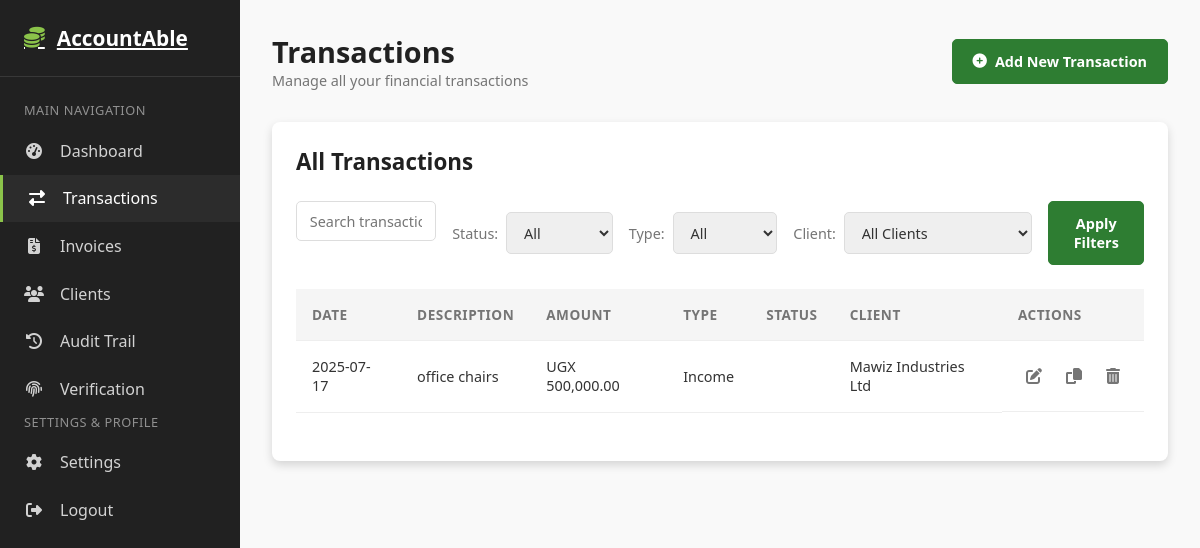
The page /Transactions.php (signed in) on the database its author committed.
### tables this page shows
CREATE TABLE IF NOT EXISTS `transactions` (
  `transaction_id` int NOT NULL AUTO_INCREMENT,
  `user_id` int NOT NULL,
  `client_id` int DEFAULT NULL,
  `transaction_date` date NOT NULL,
  `description` text,
  `category` varchar(100) DEFAULT NULL,
  `amount` decimal(18,2) NOT NULL,
  `currency` varchar(10) NOT NULL,
  `transaction_type` enum('Income','Expense','Transfer') NOT NULL,
  `blockchain_status` enum('Verified','Pending','Failed') DEFAULT 'Pending',
  `blockchain_hash` varchar(255) DEFAULT NULL,
  `created_at` timestamp NULL DEFAULT CURRENT_TIMESTAMP,
  `updated_at` timestamp NULL DEFAULT CURRENT_TIMESTAMP ON UPDATE CURRENT_TIMESTAMP,
  PRIMARY KEY (`transaction_id`),
  UNIQUE KEY `blockchain_hash` (`blockchain_hash`(191)),
  KEY `client_id` (`client_id`),
  KEY `idx_transactions_user_id` (`user_id`),
  KEY `idx_transactions_date` (`transaction_date`)
);

CREATE TABLE IF NOT EXISTS `clients` (
  `client_id` int NOT NULL AUTO_INCREMENT,
  `user_id` int NOT NULL,
  `client_name` varchar(255) NOT NULL,
  `contact_person` varchar(255) DEFAULT NULL,
  `email` varchar(255) DEFAULT NULL,
  `phone_number` varchar(50) DEFAULT NULL,
  `address` text,
  `total_value` decimal(18,2) DEFAULT '0.00',
  `last_activity` timestamp NULL DEFAULT NULL,
  `status` enum('Active','Inactive') DEFAULT 'Active',
  `client_type` enum('Premium','Standard') DEFAULT 'Standard',
  `created_at` timestamp NULL DEFAULT CURRENT_TIMESTAMP,
  `updated_at` timestamp NULL DEFAULT CURRENT_TIMESTAMP ON UPDATE CURRENT_TIMESTAMP,
  PRIMARY KEY (`client_id`),
  KEY `idx_clients_user_id` (`user_id`)
);

### Transactions.php (the view, shortened to what this page needs)
<?php
require_once 'db_connect.php';
class Transaction {
    private $pdo;
    public function __construct(PDO $pdo) {
        $this->pdo = $pdo;
    }
    public function getTransactions(
        $userId,
        $limit = 10,
        $offset = 0,
        $searchTerm = '',
        $statusFilter = '',
        $typeFilter = '',
        $clientFilter = 0
    ) {
        $entries = [];
        $total = 0;
        try {
            $sql = "SELECT t.*, c.client_name
                    FROM Transactions t
                    LEFT JOIN Clients c ON t.client_id = c.client_id
                    WHERE t.user_id = :user_id";
            $params = [':user_id' => $userId];
            $countSql = "SELECT COUNT(*) FROM (" . $sql . ") AS subquery";
            $countStmt = $this->pdo->prepare($countSql);
            $countStmt->execute($params);
            $total = $countStmt->fetchColumn();
            $sql .= " ORDER BY t.transaction_date DESC, t.created_at DESC LIMIT :limit OFFSET :offset";
            $params[':limit'] = $limit;
            $params[':offset'] = $offset;
            $stmt = $this->pdo->prepare($sql);
            $stmt->execute($params);
            $entries = $stmt->fetchAll();
        } catch (PDOException $e) {
            error_log("Error fetching transactions: " . $e->getMessage());
        }
        return ['entries' => $entries, 'total' => $total];
    }
}
$transactionHandler = new Transaction($pdo);
$userId = $_SESSION['user_id'];
$transactions_per_page = 10;
$current_page = isset($_GET['page']) ? (int)$_GET['page'] : 1;
$offset = ($current_page - 1) * $transactions_per_page;
$search_term = trim($_GET['search'] ?? '');
$status_filter = trim($_GET['status'] ?? '');
$type_filter = trim($_GET['type'] ?? '');
$client_filter = isset($_GET['client']) ? (int)$_GET['client'] : 0;
$transactionData = $transactionHandler->getTransactions(
    $userId,
    $transactions_per_page,
    $offset,
    $search_term,
    $status_filter,
    $type_filter,
    $client_filter
);
$transactions = $transactionData['entries'];
?>
<!DOCTYPE html>
<html lang="en">
<head>
    <link rel="stylesheet" href="https://cdnjs.cloudflare.com/ajax/libs/font-awesome/6.4.0/css/all.min.css">
</head>
<body>
    <aside class="sidebar">
        <div class="sidebar-header">
            <a href="udashboard.php" class="logo">
                <i class="fas fa-coins"></i> AccountAble
            </a>
        </div>
        <nav class="nav-menu">
            <div class="menu-title">Main Navigation</div>
            <a href="udashboard.php" class="nav-item">
                <i class="fas fa-tachometer-alt"></i> Dashboard
            </a>
            <a href="Transactions.php" class="nav-item active">
                <i class="fas fa-exchange-alt"></i> Transactions
            </a>
            <a href="invoices.php" class="nav-item">
                <i class="fas fa-file-invoice-dollar"></i> Invoices
            </a>
            <a href="client.php" class="nav-item">
                <i class="fas fa-users"></i> Clients
            </a>
            <a href="Audit-Trail.php" class="nav-item">
                <i class="fas fa-history"></i> Audit Trail
            </a>
            <a href="Verification.php" class="nav-item">
                <i class="fas fa-fingerprint"></i> Verification
            </a>
            <div class="menu-title">Settings & Profile</div>
            <a href="settings.php" class="nav-item">
                <i class="fas fa-cog"></i> Settings
            </a>
            <a href="Logout.php" class="nav-item">
                <i class="fas fa-sign-out-alt"></i> Logout
            </a>
        </nav>
    </aside>
    <main class="main-content">
        <header class="dashboard-header">
            <div class="page-title">
                <h1>Transactions</h1>
                <p>Manage all your financial transactions</p>
            </div>
            <div class="header-actions">
                <button class="btn btn-primary" id="addTransactionBtn">
                    <i class="fas fa-plus-circle"></i> Add New Transaction
                </button>
            </div>
        </header>
        <div class="transactions-card">
            <div class="card-header">
                <h2>All Transactions</h2>
            </div>
            <div class="filters">
                <form action="Transactions.php" method="GET" class="filter-form" style="display: flex; gap: 1rem; width: 100%;">
                    <div class="search-bar">
                        <input type="text" name="search" placeholder="Search transactions..." value="<?php echo htmlspecialchars($search_term); ?>">
                    </div>
                    <div class="filter-group">
                        <label for="status-filter">Status:</label>
                        <select id="status-filter" name="status" onchange="this.form.submit()">
                            <option value="">All</option>
                        </select>
                    </div>
                    <div class="filter-group">
                        <label for="type-filter">Type:</label>
                        <select id="type-filter" name="type" onchange="this.form.submit()">
                            <option value="">All</option>
                        </select>
                    </div>
                    <div class="filter-group">
                        <label for="client-filter">Client:</label>
                        <select id="client-filter" name="client" onchange="this.form.submit()">
                            <option value="0">All Clients</option>
                        </select>
                    </div>
                    <button type="submit" class="btn btn-primary">Apply Filters</button>
                </form>
            </div>
            <table class="transactions-table">
                <thead>
                    <tr>
                        <th>Date</th>
                        <th>Description</th>
                        <th>Amount</th>
                        <th>Type</th>
                        <th>Status</th>
                        <th>Client</th>
                        <th>Actions</th>
                    </tr>
                </thead>
                <tbody>
                    <?php if (!empty($transactions)): ?>
                        <?php foreach ($transactions as $transaction): ?>
                            <tr>
                                <td><?php echo htmlspecialchars($transaction['transaction_date']); ?></td>
                                <td><?php echo htmlspecialchars($transaction['description']); ?></td>
                                <td>UGX <?php echo htmlspecialchars(number_format($transaction['amount'], 2)); ?></td>
                                <td><?php echo htmlspecialchars(ucfirst($transaction['transaction_type'])); ?></td>
                                <td>
                                    <span class="status-badge status-<?php echo htmlspecialchars($transaction['blockchain_status']); ?>">
                                    </span>
                                </td>
                                <td><?php echo htmlspecialchars($transaction['client_name'] ? $transaction['client_name'] : 'N/A'); ?></td>
                                <td class="action-btns">
                                    <button class="action-btn view-btn" title="View/Edit" data-id="<?php echo htmlspecialchars($transaction['transaction_id']); ?>">
                                        <i class="fas fa-edit"></i>
                                    </button>
                                    <?php if (!empty($transaction['blockchain_hash'])): ?>
                                        <button class="action-btn copy-hash-btn" title="Copy Blockchain Hash" data-hash="<?php echo htmlspecialchars($transaction['blockchain_hash']); ?>">
                                            <i class="fas fa-copy"></i>
                                        </button>
                                    <?php endif; ?>
                                    <button class="action-btn delete-btn" title="Delete" data-id="<?php echo htmlspecialchars($transaction['transaction_id']); ?>">
                                        <i class="fas fa-trash-alt"></i>
                                    </button>
                                </td>
                            </tr>
                        <?php endforeach; ?>
                    <?php else: ?>
                        <tr>
                            <td colspan="7">No transactions found.</td>
                        </tr>
                    <?php endif; ?>
                </tbody>
            </table>
        </div>
    </main>
</body>
</html>

### Transactions.php (style rules this page uses)
:root { --primary-color: #2e7d32; --primary-dark: #1b5e20; --primary-light: #4caf50; --accent-color: #8bc34a; --dark-color: #212121; --light-color: #f5f5f5; --text-dark: #333333; --text-light: #ffffff; --gray-color: #757575; --success-color: #4caf50; --warning-color: #ff9800; --danger-color: #f44336; --shadow-sm: 0 2px 5px rgba(0,0,0,0.1); --shadow-md: 0 4px 10px rgba(0,0,0,0.15); --shadow-lg: 0 8px 20px rgba(0,0,0,0.2); --transition: all 0.3s ease; }
* { margin: 0; padding: 0; box-sizing: border-box; font-family: 'Segoe UI', 'Roboto', 'Helvetica Neue', sans-serif; }
body { background-color: #f9f9f9; color: var(--text-dark); display: grid; grid-template-columns: 240px 1fr; min-height: 100vh; }
.sidebar { background-color: var(--dark-color); color: var(--text-light); height: 100vh; position: sticky; top: 0; overflow-y: auto; }
.sidebar-header { padding: 1.5rem; border-bottom: 1px solid rgba(255, 255, 255, 0.1); }
.logo { display: flex; align-items: center; font-size: 1.3rem; font-weight: 700; color: var(--text-light); }
.logo i { margin-right: 0.75rem; color: var(--accent-color); }
.nav-menu { padding: 1.5rem 0; }
.menu-title { padding: 0 1.5rem 0.5rem; font-size: 0.8rem; text-transform: uppercase; color: rgba(255, 255, 255, 0.5); letter-spacing: 0.5px; }
.nav-item { display: flex; align-items: center; padding: 0.8rem 1.5rem; color: rgba(255, 255, 255, 0.8); text-decoration: none; transition: var(--transition); cursor: pointer; }
.nav-item i { margin-right: 1rem; width: 20px; text-align: center; }
.nav-item:hover, .nav-item.active { background-color: rgba(255, 255, 255, 0.1); color: var(--text-light); border-left: 3px solid var(--accent-color); }
.nav-item.active { background-color: rgba(255, 255, 255, 0.05); }
.main-content { padding: 2rem; }
.dashboard-header { display: flex; justify-content: space-between; align-items: center; margin-bottom: 2rem; }
.page-title h1 { font-size: 1.8rem; color: var(--dark-color); }
.page-title p { color: var(--gray-color); font-size: 0.9rem; }
.header-actions { display: flex; gap: 1rem; }
.btn { padding: 0.75rem 1.25rem; border-radius: 5px; cursor: pointer; font-size: 0.9rem; font-weight: 600; transition: var(--transition); text-decoration: none; display: inline-flex; align-items: center; justify-content: center; }
.btn i { margin-right: 0.5rem; }
.btn-primary { background-color: var(--primary-color); color: var(--text-light); border: 1px solid var(--primary-color); }
.transactions-card, .add-transaction-card { background-color: white; padding: 1.5rem; border-radius: 8px; box-shadow: var(--shadow-md); margin-bottom: 2rem; }
.card-header { display: flex; justify-content: space-between; align-items: center; margin-bottom: 1.5rem; }
.card-header h2 { font-size: 1.4rem; color: var(--dark-color); }
.filters { display: flex; gap: 1rem; margin-bottom: 1.5rem; flex-wrap: wrap; }
.filter-group { display: flex; align-items: center; gap: 0.5rem; }
.filter-group label { font-size: 0.9rem; color: var(--gray-color); }
.filter-group select, .search-bar input { padding: 0.6rem 0.8rem; border: 1px solid #ddd; border-radius: 5px; font-size: 0.9rem; color: var(--text-dark); transition: border-color 0.3s ease; }
.search-bar { flex-grow: 1; }
.search-bar input { width: 100%; }
.transactions-table { width: 100%; border-collapse: collapse; margin-top: 1rem; }
.transactions-table th, .transactions-table td { padding: 1rem; text-align: left; border-bottom: 1px solid #eee; }
.transactions-table th { background-color: #f5f5f5; color: var(--gray-color); font-size: 0.85rem; text-transform: uppercase; letter-spacing: 0.5px; }
.transactions-table td { font-size: 0.9rem; color: var(--text-dark); }
.status-badge { padding: 0.4rem 0.7rem; border-radius: 15px; font-size: 0.75rem; font-weight: 600; display: inline-block; text-transform: capitalize; }
.action-btns { display: flex; gap: 0.5rem; }
.action-btn { background: none; border: none; color: var(--gray-color); cursor: pointer; font-size: 1rem; transition: var(--transition); padding: 0.5rem; border-radius: 4px; }

### rows shown on the page
transactions: transaction_date "2025-07-17", description "office chairs", amount "500,000.00", transaction_type "Income", client.client_name "Mawiz Industries Ltd"
